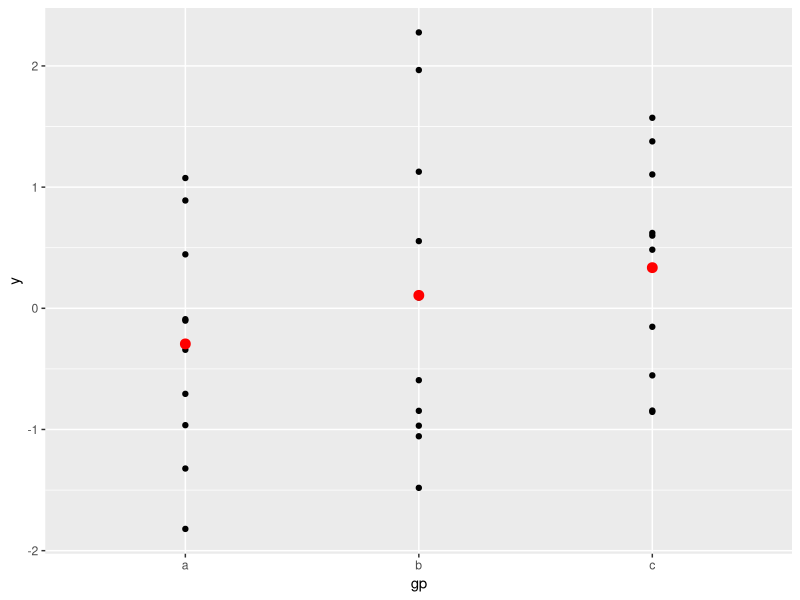
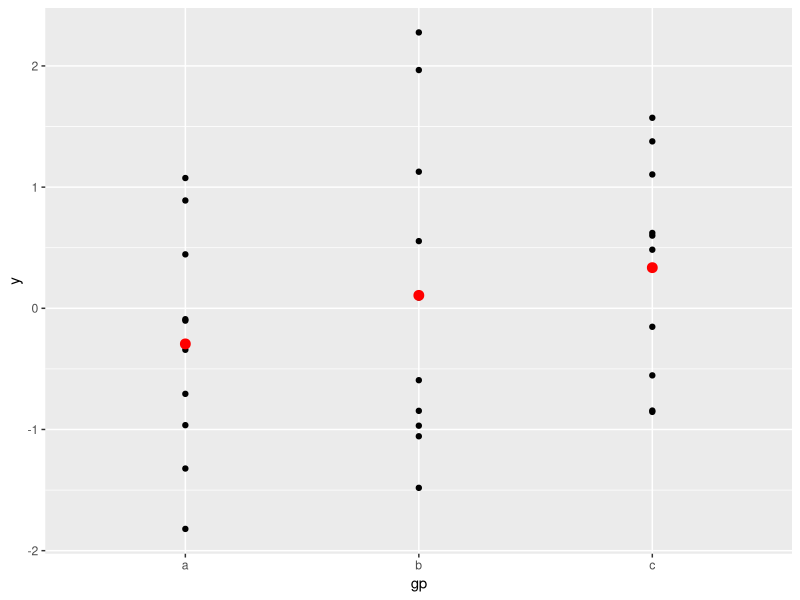
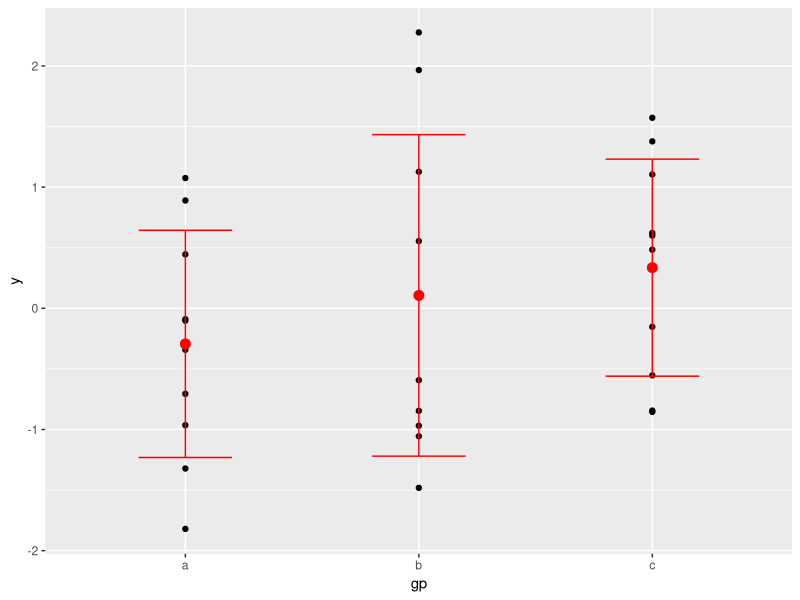

Recreate these plots in R, in order.
# press Ctrl + Enter to run every line.


# 1 download a package for plotting (ggplot2)
# make sure that your computer is connected to the Internet.
install.packages("ggplot2")


# 2 Attach the ggplot2 package to your workspace. 
# This is what you must do in order to use functions in this package.
library(ggplot2)


# 3 Read the document of ggplot function in ggplot2.
?ggplot


# 4 Make up some data and the draw a plot
df <- data.frame(gp = factor(rep(letters[1:3], each = 10)),
                 y = rnorm(30))
# Compute sample mean and standard deviation in each group
ds <- plyr::ddply(df, "gp", plyr::summarise, mean = mean(y), sd = sd(y))

# Declare the data frame and common aesthetics.
# The summary data frame ds is used to plot
# larger red points in a second geom_point() layer.
# If the data = argument is not specified, it uses the
# declared data frame from ggplot(); ditto for the aesthetics.
ggplot(df, aes(x = gp, y = y)) +
  geom_point() +
  geom_point(data = ds, aes(y = mean),
             colour = 'red', size = 3)
# Same plot as above, declaring only the data frame in ggplot().
# Note how the x and y aesthetics must now be declared in
# each geom_point() layer.
ggplot(df) +
  geom_point(aes(x = gp, y = y)) +
  geom_point(data = ds, aes(x = gp, y = mean),
             colour = 'red', size = 3)
# Set up a skeleton ggplot object and add layers:
ggplot() +
  geom_point(data = df, aes(x = gp, y = y)) +
  geom_point(data = ds, aes(x = gp, y = mean),
             colour = 'red', size = 3) +
  geom_errorbar(data = ds, aes(x = gp, y = mean,
                               ymin = mean - sd, ymax = mean + sd),
                colour = 'red', width = 0.4)


